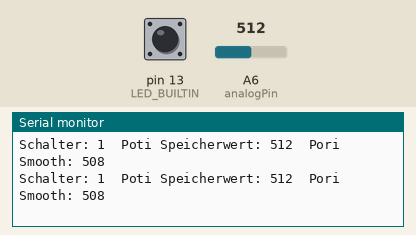
Simulated run of this sketch. Board: Arduino Nano, built with avr-gcc and run on an emulated ATmega328P. Parts: the last lines printed to the serial monitor. Inputs (shaded band) come from the test bench; at power-on: A6 (analogPin) = 512, pin 13 (LED_BUILTIN) HIGH.

Above: at 7.2 s.
7.3 s: A6 (analogPin) set to 128
At 7.35 s:
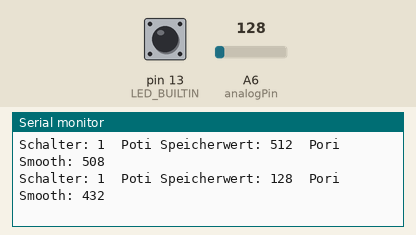
8.8 s: A6 (analogPin) set to 154
At 8.84 s:
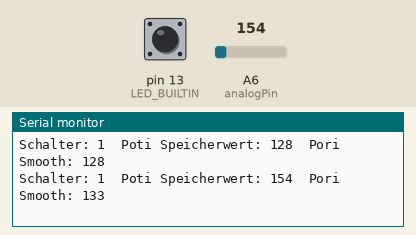
14.8 s: A6 (analogPin) set to 989
At 14.8 s:
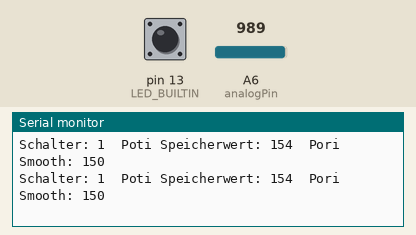
16.3 s: A6 (analogPin) set to 1000
At 16.34 s:
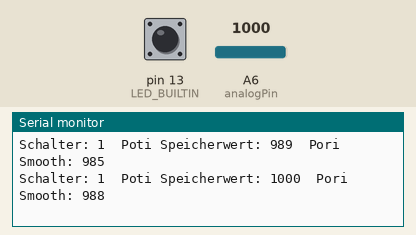
Timing chart, 0 to 19.3 s (numbered marks = the images above; inputs shaded):
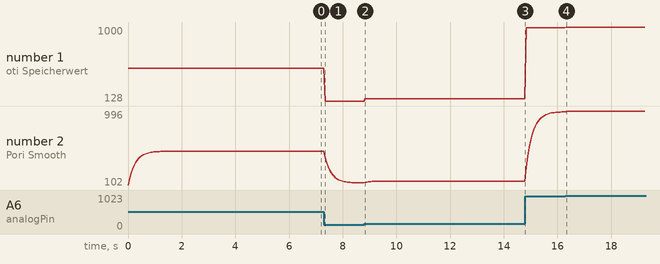

The sketch:

CANSender_v1_0.ino
```cpp
// Liveengine Diplomarbeit 2021 Marcel Rankwiler
// CAN-Sender mit Potentiometer und Wippenschalter-Auswertung
// Version 1.0

#include <CAN.h>

//Hardware Pins
int analogPin = A6;
bool switchPin = 1;

// Zeitverzögerung beim Senden von CAN-Frames in ms
int timeDelay = 20;

// Zwischenspeicher falls Werte sich zwischen Serial.print und CAN.write ändern
int potiSpeicherWert = 0;
bool switchSpeicherWert = 0;

//Display-Anzeige glätten
int potiSmooth = 0;

void setup() {
//Serielle Schnittstelle initialisieren
  Serial.begin(9600);

//Starte CAN Bus mit 500 kbps inkl. Fehlerdiagnose
  if (!CAN.begin(500E3)) {
    Serial.println("CAN init error");
    while (1);
  }
  Serial.println("CAN init ok");
}

void readAnalog(){
  potiSpeicherWert = analogRead(analogPin);
  potiSmooth = 0.8 * potiSmooth + 0.2 * analogRead(analogPin);
  }
void readDigital(){
  switchSpeicherWert = !digitalRead(switchPin); //Switch ist invertiert
  }
void loop() {
  //LED Toggeln
  digitalWrite(LED_BUILTIN, !digitalRead(LED_BUILTIN));

  readDigital();
  //Schalter-Status über serielle Schnittstelle ausgeben
  Serial.print("Schalter: ");
  Serial.print(switchSpeicherWert);
  Serial.print("\t");

  //CAN ID1: Schalter-Status senden
  CAN.beginPacket(0x01);
  CAN.write(switchSpeicherWert);
  CAN.write(0x00);
  CAN.write(0x00);
  CAN.write(0x00);
  CAN.write(0x00);
  CAN.write(0x00);
  CAN.write(0x00);
  CAN.write(0x00);
  CAN.endPacket();

  //Zeitverzögerung bis zum Senden des Potentiometers
  delay(timeDelay);

  //Analogwert geglättet in potiSmooth und ungeglättet in potiSpeicherWert speichern
  readAnalog();

  //Analogwert ungeglättet über serielle Schnittstelle ausgeben
  Serial.print("Poti Speicherwert: ");
  Serial.print(potiSpeicherWert);
  Serial.print("\t");
  Serial.print("Pori Smooth: ");
  Serial.println(potiSmooth);

  //CAN ID2: Analogwert Potentiometer senden
  CAN.beginPacket(0x02);
  CAN.write(potiSpeicherWert & 0xff); //oder lowByte / highByte Funktion
  CAN.write((potiSpeicherWert>>8) & 0xff);
  CAN.write(0x00);
  CAN.write(0x00);
  CAN.write(0x00);
  CAN.write(0x00);
  CAN.write(0x00);
  CAN.write(map(potiSmooth, 0, 1023, 0, 255)); //Byte 7: Geglättet für Anzeige
  CAN.endPacket();

  //Zeitverzögerung bis zum Neustart des Loops
  delay(timeDelay);
}
```

Measured:
- after the input at 7.3 s, the serial monitor: prints a new line at once (image 1)
- after the input at 8.8 s, the serial monitor: prints a new line at once (image 2)
- after the input at 16.3 s, the serial monitor: prints a new line at once (image 4)
- plotted number 1: 512 → 128 after the input at 7.3 s, 128 → 154 after the input at 8.8 s, 154 → 989 after the input at 14.8 s, 989 → 1000 after the input at 16.3 s
- plotted number 2: 508 → 128 after the input at 7.3 s, 128 → 150 after the input at 8.8 s, 150 → 985 after the input at 14.8 s, 985 → 996 after the input at 16.3 s
